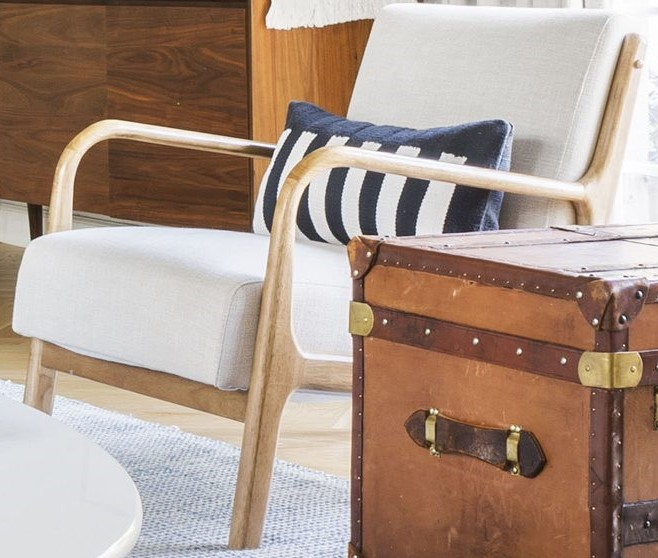
#> input picture TestCodeForML/TestCode-Segmentation/detectronTest/chair1.jpg, 658 x 558 px
$ python -i image_processing.py   (imports and definitions only)
#> lines starting #> are read from the running program, lines starting #| are printed output that depends on the picture; after the words box and inside, x2 and y2 are one past the last pixel; in counts of white or black regions, pixels touching at a corner belong together
#> further down, picture is the input picture: shape (558, 658, 3); mean B, G, R 137.1, 150.2, 171.2
import cv2
import numpy as np
from sklearn.cluster import KMeans

# [67 lines left out: functions get_only_instance_image, get_total_instance_image, divied_three_part, not called in this run]

def get_contours(frame, clipLimit=16.0, tileGridSize=(16, 16), start=190, diff=30):
	'''
	외곽선과 그 외곽선의 그 계층관계를 Return ( contours, heirachy )
	frame = cv2.imread 값.
	'''
#> called with clipLimit = 16, tileGridSize = (16, 16), start = 190, diff = 30
	# Converting the image to grayscale.
	gray = cv2.cvtColor(frame, cv2.COLOR_BGR2GRAY)
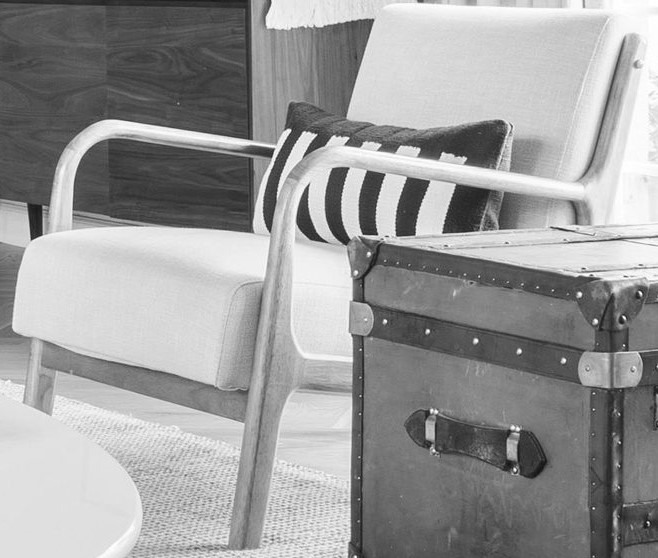
#> gray: shape (558, 658); min 12, max 255, mean 155

	# Histogram Normalization
	gray_CLAHE = cv2.createCLAHE(clipLimit=clipLimit, tileGridSize=tileGridSize).apply(gray)
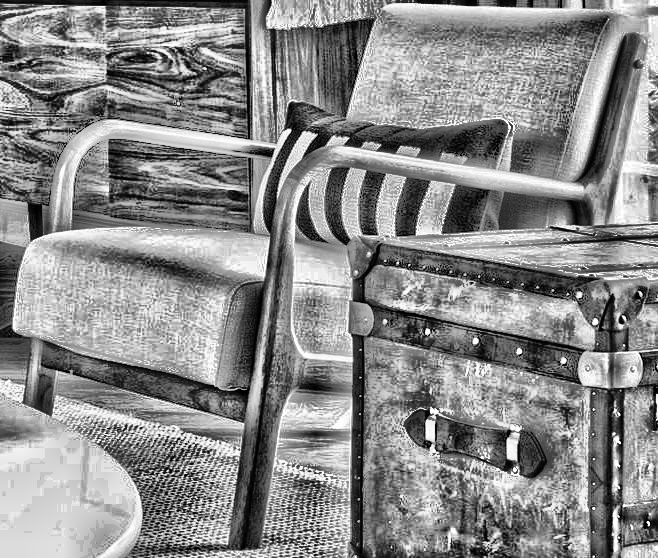
#> gray_CLAHE: shape (558, 658); min 0, max 255, mean 138.8
	gray_filtered = cv2.bilateralFilter(gray_CLAHE, 7, 50, 50)

	# Using the Canny filter to get contours
	edges_high_thresh = cv2.Canny(gray_filtered, start, start + diff)
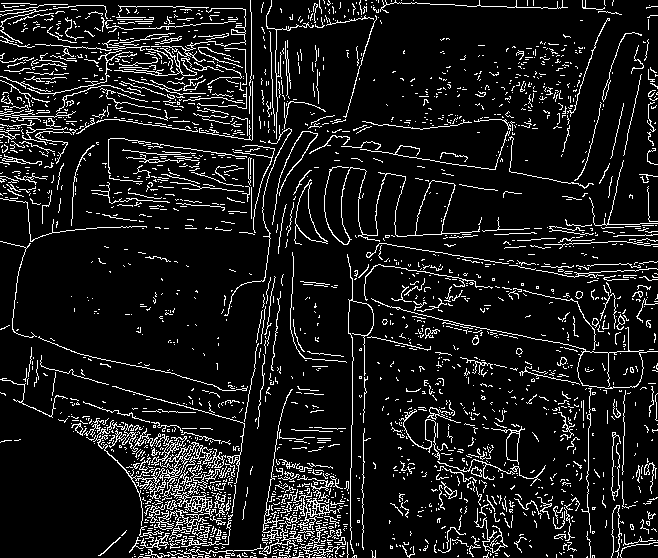
#> edges_high_thresh: shape (558, 658); 10.1% white in thin lines or dots

	# Using Contours, search Contours.
	return cv2.findContours(edges_high_thresh, cv2.RETR_LIST,cv2.CHAIN_APPROX_NONE)

# [121 lines left out: functions get_average_color, get_class_color, add_up_image, get_dominant_color, add_up_image_to, get_mean_and_std and 2 more, not called in this run]

def to_gray_scale(image):
	image_arr = cv2.imread(image)
	return cv2.cvtColor(image_arr, cv2.COLOR_BGR2GRAY)

# [20 lines left out: functions inpainting, get_rect_image, not called in this run]

>>> import cv2
>>> picture = cv2.imread('TestCodeForML/TestCode-Segmentation/detectronTest/chair1.jpg')
>>> result = get_contours(picture)
#> result = 2563 contours, 2462 with area under 20; largest, box (x1, y1, x2, y2) and area: (371, 298, 658, 389) 2183, (577, 351, 644, 389) 2150, (324, 166, 480, 245) 1462, (415, 180, 455, 236) 1380, (93, 428, 213, 526) 1005
